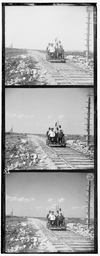
#> input picture plates/2.png, 100 x 256 px, shrunk from 457 x 1173 before the run; its folder holds 4 pictures in this run
$ jupyter execute canny_edge_implementation_numpy.ipynb
#> lines starting #> are read from the running program, lines starting #| are printed output that depends on the picture
[cell 1]
import os
import matplotlib.image as mpimg
import matplotlib.pyplot as plt
import numpy as np
def load_data(dir_name = 'plates'):
    """ Your implementation """
#> called with dir_name = 'plates'
    img_array = []
    for i in os.listdir('plates/'):
        img = mpimg.imread('plates/{}'.format(i))
#> img is the input picture: shape (256, 100, 4) float32; mean R, G, B, A 0.665, 0.665, 0.665, 1
        img_array.append( img )
    return img_array

plates = load_data()

The dataset is a list of 2-dimensional arrays.

[cell 2]
# The auxiliary function `visualize()` displays the images given as argument.
# let's see what the images plates array holds
def visualize(imgs, format=None):
#> called with format = 'gray'
    plt.figure(figsize=(20, 40))
    for i, img in enumerate(imgs):
        if img.shape[0] == 3:
            img = img.transpose(1,2,0)
        plt_idx = i+1
        plt.subplot(3, 3, plt_idx)
        plt.imshow(img, cmap=format)
    plt.show()
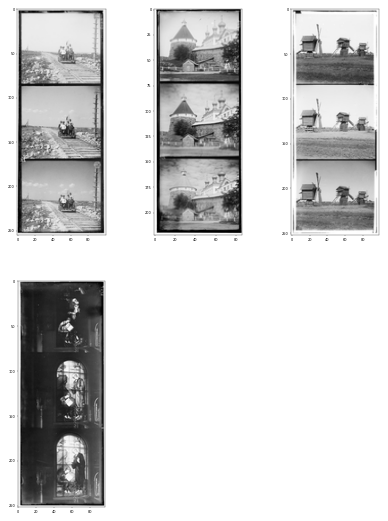
#> figure drawn by matplotlib, 4 panels

visualize(plates, 'gray')

[cell 3]
# our kernel for sobel operations
kx = np.array([[-1,0,1],[-2,0,2],[-1,0,1]])
ky = np.array([[1,2,1],[0,0,0],[-1,-2,-1]])

## GAUSSIAN BLUR

[cell 4]
# our gaussian kernel for blur operation
size = 5
x0, y0, sigma = int(size/2),int(size/2),1.4
x, y = np.arange(size), np.arange(size)
gx = np.exp(-(x-x0)**2/(2*sigma**2))
gy = np.exp(-(y-y0)**2/(2*sigma**2))
g = np.outer(gx, gy)
g /= np.sum(g)  # normalize, if you want that
plt.imshow(g, interpolation="nearest", origin="lower")
plt.show()
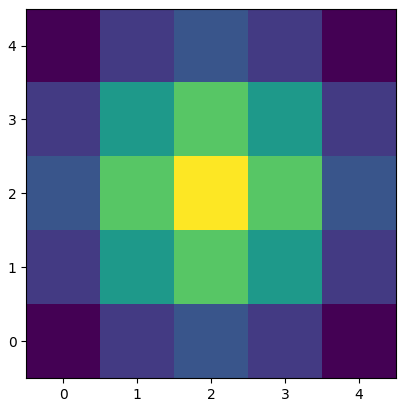
#> figure drawn by matplotlib, 1 panel

[cell 5]
def blur(img_n= 1,g = g):
    img = (plates[img_n].transpose(2,0,1)[0] + plates[img_n].transpose(2,0,1)[1] + plates[img_n].transpose(2,0,1)[2])/3
    pad_blur = g.shape[0] - 2
    dummy_x = np.zeros(shape = img.shape)

    row_a,row_b = int(g.shape[0]/2) , img.shape[0]+ 1
    col_a,col_b = int(g.shape[0]/2) , img.shape[1]+1

    zeroes = np.zeros(shape=(img.shape[0]+ g.shape[0]-1 ,img.shape[1]+g.shape[0]-1))
    zeroes[row_a:row_b + row_a-1 , col_a:col_b + col_a -1 ] = img.copy()

    for row in range( row_a,row_b):
        for col in range( col_a,col_b):
            valx = np.multiply( zeroes[row-row_a:row + row_a+1  ,col-col_a:col+col_a+1] , g )
            dummy_x[row-pad_blur,col-pad_blur] = np.sum(valx)
    return img,dummy_x

orig,blurred = blur(img_n=1)
#> in blur, `img = (plates[img_n].transpose(2,0,1)[0] + plates[img_n].transpose(2,0..`:
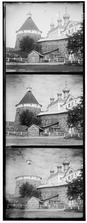
#> img: shape (223, 87) float32; min 0, max 1, mean 0.575
#> in blur, `zeroes[row_a:row_b + row_a-1 , col_a:col_b + col_a -1 ] = img.copy()`:
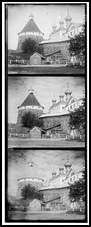
#> zeroes: shape (227, 91) float64; min 0, max 1, mean 0.54
#> after the loop in blur, `for row in range( row_a,row_b):`:
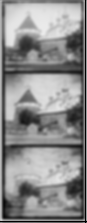
#> dummy_x: shape (223, 87) float64; min 0, max 0.923, mean 0.553

plt.figure(figsize=(8,16))
plt.subplot(1,2,1)
plt.title('Original Image')
plt.imshow(orig)
plt.subplot(1,2,2)
plt.title('BLurred Image')
plt.imshow(blurred)

[cell 6]
def gardient(img = blurred, img_n= None,kernel_x= kx,kernel_y = ky):
    if img_n is not None:
        img = (plates[img_n].transpose(2,0,1)[0] + plates[img_n].transpose(2,0,1)[1] + plates[img_n].transpose(2,0,1)[2])/3
    pad_blur = kx.shape[0] - 2
    dummy_x = np.zeros(shape = img.shape)
    dummy_y = np.zeros(shape = img.shape)

    row_a,row_b = int(kx.shape[0]/2) , img.shape[0]+ 1
    col_a,col_b = int(kx.shape[0]/2) , img.shape[1]+1

    zeroes = np.zeros(shape=(img.shape[0]+ kx.shape[0]-1 ,img.shape[1]+kx.shape[0]-1))
    zeroes[row_a:row_b + row_a-1 , col_a:col_b + col_a -1 ] = img.copy()
    print(row_a,row_b)
    for row in range( row_a,row_b):
        for col in range( col_a,col_b):
            valx = np.multiply( zeroes[row-row_a:row + row_a+1  ,col-col_a:col+col_a+1] , kernel_x)
            dummy_x[row-pad_blur,col-pad_blur] = np.sum(valx)
            valy = np.multiply( zeroes[row-row_a:row + row_a+1  ,col-col_a:col+col_a+1] , kernel_y )
            dummy_y[row-pad_blur,col-pad_blur] = np.sum(valy)


    return img,dummy_x,dummy_y

orig,dummy_x,dummy_y = gardient()
grad_img = np.sqrt(np.square(dummy_x)+ np.square(dummy_y))

[cell 7]
plt.figure(figsize=(7.5,15))
plt.subplot(2,2,1)
plt.imshow(orig)
plt.subplot(2,2,2)
plt.imshow(grad_img)
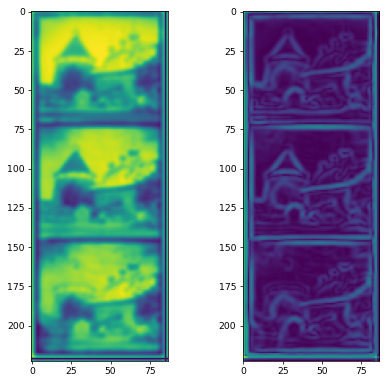
#> figure drawn by matplotlib, 2 panels

[cell 8]
direction = np.arctan2(dummy_y,dummy_x)
direction = direction * 180. / np.pi
direction[direction < 0] += 180
## convert all to range 0-180
##now, round off to nearest range
direction[direction < 22.5] = 0
direction[direction > 157.5] = 0
direction[(direction > 67.5 ) & (direction < 112.5)] = 90
direction[(direction > 22.5 ) & (direction < 67.5)] = 45
direction[(direction < 157.5 ) & (direction > 112.5)] = 135
direction = direction.astype(int)

## Non max supression

[cell 9]
def ang_rc(angle,r,c):
    if angle == 0 :
        return r,c-1,r,c+1
    elif angle == 45:
        return r+1,c-1,r-1,c+1
    elif angle == 90:
        return r-1,c,r+1,c
    elif angle == 135:
        return r-1,c-1,r+1,c+1

def non_max_surpress(grad_img,direction):
    paded_magnitude = np.pad(grad_img, pad_width=1, mode='constant')
    row,col = direction.shape
    dummy_surpressed = np.zeros(shape= direction.shape)
    for r in range(row):
        for c in range(col):
            angle = direction[r,c]
            magnitude = grad_img[r,c]
            r1,c1,r2,c2 = ang_rc(angle,r+1,c+1)
            condition = magnitude > paded_magnitude[r1,c1] and magnitude > paded_magnitude[r2,c2]
            if condition :
                dummy_surpressed[r,c] = grad_img[r,c]
            else :
                dummy_surpressed[r,c] = 0
    return dummy_surpressed
dummy_surpressed = non_max_surpress(grad_img,direction)

## HYSTERESIS EDGE

[cell 10]
strong = 255
weak = 80
def thres(dummy_surpressed = dummy_surpressed.copy()):
    high_thres = np.max(dummy_surpressed) * 0.48
    low_thres = np.max(dummy_surpressed) * 0.18
    # strong pixels
    dummy_surpressed[dummy_surpressed >= high_thres ] = strong
    # weak pixels
    dummy_surpressed[(dummy_surpressed < high_thres) & (dummy_surpressed >= low_thres)] = weak
    # irrelevant pixels
    dummy_surpressed[dummy_surpressed < low_thres ] = 0
    return dummy_surpressed.astype(int)

[cell 11]
def hystereris_edge(grad_img= thres(),weak_val= weak,strong_val = strong):
    row,col = direction.shape
#     edged = np.zeros(shape= direction.shape)

    for r in range(1,row-1):
        for c in range(1,col-1):
            if grad_img[r,c] == weak_val :
                window = grad_img[r-1:r+2,c-1:c+2]
                if np.any(np.isin(window,[weak_val])):
                    grad_img[r,c] = strong_val
                else :
                    grad_img[r,c] = 0
    return grad_img

[cell 12]
plt.figure(figsize=(12,40))
plt.subplot(1,4,1)
plt.title('Sobel Operation')
plt.imshow(grad_img)
plt.subplot(1,4,2)
plt.title('Non - max surpressed')
plt.imshow(dummy_surpressed)
## apply double threshold, 0.09, 0.05 are our
## supplied parameters
plt.subplot(1,4,3)
plt.title('Double threshold')
plt.imshow(thres())
#> in thres (call 2), `high_thres = np.max(dummy_surpressed) * 0.48`: high_thres = 122.4
#> in thres (call 2), `low_thres = np.max(dummy_surpressed) * 0.18`: low_thres = 45.9
#> in thres (call 2), `dummy_surpressed[dummy_surpressed >= high_thres ] = strong`:
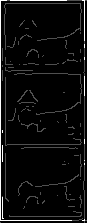
#> dummy_surpressed: shape (223, 87) float64; min 0, max 255, mean 12.5
#> in thres (call 2), `return dummy_surpressed.astype(int)`:
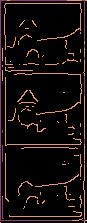
#> returned value: shape (223, 87) int64; 3 distinct labels, from 0 to 255; one colour per label, 0 black

plt.subplot(1,4,4)
plt.title('Hysteresis Edge')
plt.imshow(hystereris_edge())
#> after the loop in hystereris_edge, `for r in range(1,row-1):`:
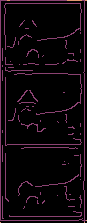
#> grad_img: shape (223, 87) int64; 3 distinct labels, from 0 to 255; one colour per label, 0 black
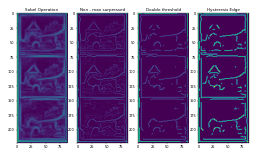
#> figure drawn by matplotlib, 4 panels
